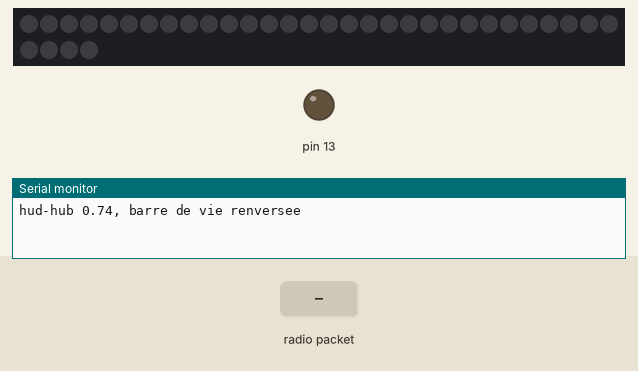
A sketch run on a simulated Arduino Uno, built with avr-gcc and run on an emulated ATmega328P. Parts: 34 RGB LEDs in strip order, left to right, continuing on the next row, output pins drawn as LEDs (lit = HIGH), the last lines printed to the serial monitor. Inputs (shaded band) come from the test bench. Dim RGB values are drawn brighter than linear; random numbers use the default seed unless the sketch sets one; no radio packets arrive unless stated.

Above: at 2.2 s.
2.3 s: radio packet "to:br" arrives
At 3.2 s:
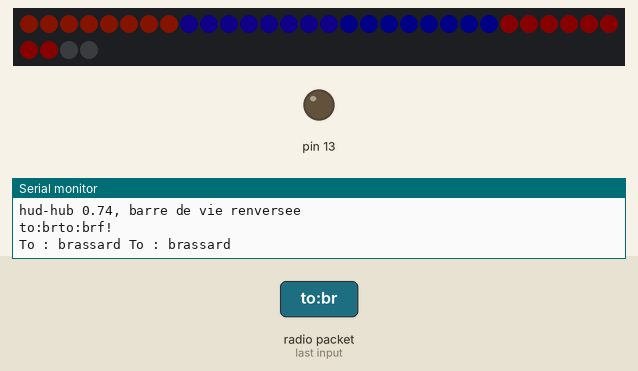
3.8 s: radio packet "ss:none" arrives
5.3 s: radio packet "ss:feu" arrives
Timing chart, 0 to 8.3 s (numbered marks = the images above; inputs shaded):
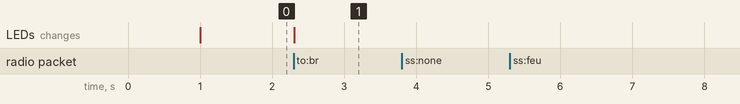

The sketch:

hud_0.74.ino
```cpp
#include <Adafruit_NeoPixel.h>
#include <Wire.h> // pour causer au magnétomètre
#include <VirtualWire.h>


#define PIN 6 //pin number that you have connected your data pin to
#define PIXNUMBER 34 //number of neopixels you have connected

float bright = 10 ;
int coul;
int red;
int green;
int blue;
int vie = 10 ;
int mana = 0 ;
int ennVie = 0 ;
int ennMana = 0;
int sortCast;
int modeCom ;
char modeComChar ;
int ener=1;
int val ; //valeur générale, free to use

int rS ;
int vS ;
int bS ;


int oldvie = vie;
int oldmana = mana;
int oldennVie = ennVie;
int oldennMana = ennMana;

unsigned long nextRefresh = 0;
unsigned long tagTemps1 = 2000;
unsigned long offCast;

bool ledVieUpdate = LOW;
bool sortUpdate= LOW;

Adafruit_NeoPixel strip = Adafruit_NeoPixel(PIXNUMBER, PIN, NEO_GRB + NEO_KHZ800); //1. nuber defines number of pixels you have connected, 2. is number of the pin your data is connected to, 3 and 4 are other arguments but use these as they are default for most neopixels but refet to datasheet for other options
uint32_t noir = strip.Color(0, 0, 0);
uint32_t orange1 = strip.Color(100, 20, 0);
uint32_t rouge = strip.Color(50, 0, 0);
uint32_t rose = strip.Color(50, 3, 3);
uint32_t bleu = strip.Color(10, 0, 50);
uint32_t vert = strip.Color(0, 100, 0);
uint32_t blanc = strip.Color(80, 80, 80);


void setup()
{
  delay(1000);
  Serial.begin(9600);
  Serial.println("hud-hub 0.74, barre de vie renversee");

  pinMode(13, OUTPUT);

  strip.begin();
  strip.setBrightness(50);
  strip.show();//sets all pixels to off state

  vw_set_tx_pin(12);  //besoin ?
  vw_set_rx_pin(11);
  vw_set_ptt_pin(3);  //besoin ?
  vw_set_ptt_inverted(true); // Required for DR3100 //besoin ?
  vw_setup(2000); // initialisation de la librairie VirtualWire à 2000 bauds (note: je n'utilise pas la broche PTT)
  vw_rx_start();  // Activation de la partie réception de la librairie VirtualWire

  //Wire.begin(); // pour causer au magnétomètre

  vie = 8 ; mana = 8 ; ennVie = 8 ; ennMana = 8;
}
void none_pattern() {
    strip.setPixelColor(32, noir);
    strip.setPixelColor(33, noir);
    sortCast = 0;
    }

void feu_pattern() {
    strip.setPixelColor(32, 120, 80, 0);
    strip.setPixelColor(33, 110, 100, 0);
    }

void poison_pattern() {
    strip.setPixelColor(32, 0, 100, 0);
    strip.setPixelColor(33, 0, 70, 0);
    }

void bouclier_pattern() {
    //int j = 80;
    strip.setPixelColor(32, blanc);
    strip.setPixelColor(33, blanc);
    }

void soins_pattern() {
    int j= 100;
    strip.setPixelColor(32, j, j, 0);
    strip.setPixelColor(33, j, j, 0);
    }

void drain_de_vie_pattern() {
    strip.setPixelColor(32, 0, 70, 80);
    strip.setPixelColor(33, 0, 70, 80);
    }

void super_punch_pattern() {
    strip.setPixelColor(32, 30, 70, 100);
    strip.setPixelColor(33, 30, 70, 100);
}

void rouge_pattern() {
    strip.setPixelColor(32, 80, 0, 0);
    strip.setPixelColor(33, 80, 0, 0);
}


///////////////////////////////////////////////////////////////////////////////////////////////////////////////////////
/////////////////////////////////////////////////LOOP//////////////////////////////////////////////////////////////////
///////////////////////////////////////////////////////////////////////////////////////////////////////////////////////
///////////////////////////////////////////////////////////////////////////////////////////////////////////////////////
void loop(){

oldvie = vie;
oldmana = mana;
oldennVie = ennVie;
oldennMana = ennMana;

    uint8_t buf[VW_MAX_MESSAGE_LEN];
    uint8_t buflen = VW_MAX_MESSAGE_LEN;
    if (vw_get_message(buf, &buflen)) // Non-blocking
    {

    //int i; à dégager ?
    char messActual[buflen] = " ";
    digitalWrite(13, true);
              for (int i = 0; i < buflen; i++) //faisage du message à partir des lettres
                {
                char lettre = char(buf[i]);
                messActual[i] = lettre ;
                }
            String qsdqsd = String(messActual);
            int qsdqsdLengh = qsdqsd.length();
            Serial.println(qsdqsd);
            bool lireMessage = LOW ;

            for (int i=0; i < qsdqsdLengh; i++) {
            if (qsdqsd.startsWith("to:br", i)) {lireMessage = HIGH; Serial.print("To : brassard ");}
            }

            if (lireMessage) {
                for (int i=0; i < qsdqsdLengh; i++) {
                if (qsdqsd.startsWith("ss:none", i)) {Serial.print("sort : rien"); sortCast = 48; }
                if (qsdqsd.startsWith("ss:feu", i)) {Serial.print("sort : feu"); sortCast = 49; }
                if (qsdqsd.startsWith("ss:poison", i)) {Serial.print("sort : poison"); sortCast = 50; }
                if (qsdqsd.startsWith("ss:bouclier", i)) {Serial.print("sort : bouclier"); sortCast = 51; }
                if (qsdqsd.startsWith("ss:soins", i)) {Serial.print("sort : soins"); sortCast = 52; }
                if (qsdqsd.startsWith("ss:drain", i)) {Serial.print("sort : drain"); sortCast = 53; }
                if (qsdqsd.startsWith("ss:punch", i)) {Serial.print("sort : punch"); sortCast = 54; }
                if (qsdqsd.startsWith("ss:rouge", i)) {Serial.print("sort : rouge"); sortCast = 55; }

                if (qsdqsd.startsWith("val_", i)) {Serial.print("inserer valeur");}

                if (qsdqsd.startsWith("vie_", i)) {vie = int(messActual[10]) - 48;}
                if (qsdqsd.startsWith("mana_", i)) {mana = char(messActual[11]) - 48;}
                if (qsdqsd.startsWith("ennVie", i)) {ennVie = byte(messActual[13]) - 48;}
                if (qsdqsd.startsWith("ennMana", i)) {ennMana = messActual[14] - 48;}
                }
            }
        digitalWrite(13, false);
        Serial.println("");
        sortUpdate = HIGH;
        ledVieUpdate = HIGH;
        } // fin boucle réception HF


if (Serial.available() > 0) {  modeCom = Serial.read();}

    if (tagTemps1 < millis() && modeCom == 48) {
    tagTemps1 = millis() + 4000 ;
    vie = random(0, 8);
    mana = random(0, 8);
    ennVie = random(0, 8);
    ennMana = random(0, 8);
    ledVieUpdate = HIGH;
/*
    Serial.print(vie); Serial.print(" ");
    Serial.print(mana); Serial.print(" ");
    Serial.print(ennVie); Serial.print(" ");
    Serial.print(ennMana); Serial.println(" ");*/
    }


vie = constrain(vie, 0, 8);
mana = constrain(mana, 0, 8);
ennVie = constrain(ennVie, 0, 8);
ennMana = constrain(ennMana, 0, 8);


if (ledVieUpdate == HIGH) { //sans ça, ça bugue

  //if (ennVie != oldennVie) {
      for(int i=0 ; i<8 ; i++) {strip.setPixelColor (i, noir);}   // mise au noir localisée
      for(int i=0 ; i<ennVie ; i++) {                              //et couleurs
        int j = i;
        strip.setPixelColor(i, 40, 10, 0);
        //strip.show();
        }
  //}

  //if (ennMana != oldennMana) {
      for(int i=8 ; i<16 ; i++) {strip.setPixelColor (i, noir);}
      for(int i=0 ; i<ennMana ; i++){
         int j = i+16-ennMana;
         strip.setPixelColor(j, bleu);
         //strip.show();
        }
  //}

  //if (mana != oldmana) {
      for(int i=16 ; i<24 ; i++) {strip.setPixelColor (i, noir);}
      for(int i=0 ; i<mana ; i++) {
          int j = i+16 ;
          strip.setPixelColor(j, 0, 0, 50);
          //strip.show();
        }
  //}

  //if (vie != oldvie) {
      for(int i=24 ; i<32 ; i++) {strip.setPixelColor (i, noir);}
      for(int i=0 ; i<vie ; i++){
          int j = i+32-vie;
          strip.setPixelColor(j, rouge);
          //strip.show();
          }
  //}

ledVieUpdate = LOW;
}


      if (sortCast == 49) {feu_pattern();}
      if (sortCast == 50) {poison_pattern();}
      if (sortCast == 51) {bouclier_pattern();}
      if (sortCast == 52) {soins_pattern();}
      if (sortCast == 53) {drain_de_vie_pattern();}
      if (sortCast == 54) {super_punch_pattern();}
      if (sortCast == 55) {rouge_pattern();}

      if (sortCast == 48) {none_pattern();}


      if (sortUpdate) {strip.show(); sortUpdate = LOW; offCast = millis() + 2500;} //strip.show() bloque toute les réceptions. Il faut l'éteindre pour écouter. Conflit de lecture i2c ? même adresse ? même temps ? Trop de consommation électrique
      if (millis() > offCast) {
        sortCast = 48;
        //strip.show();
        }
}
```

Measured:
- after the input at 2.3 s, the LEDs: change at once (image 1)
